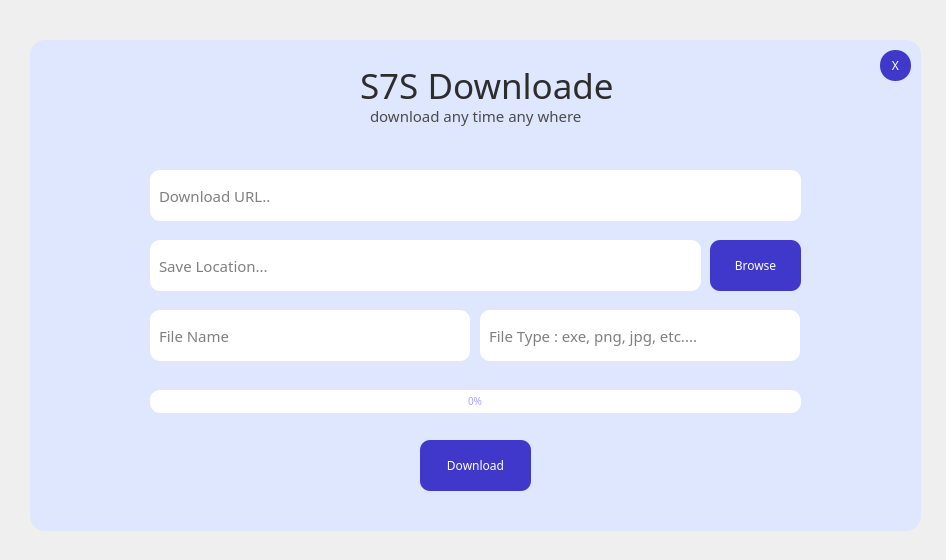
<?xml version="1.0" encoding="UTF-8"?>
<ui version="4.0">
 <class>Form</class>
 <widget class="QWidget" name="Form">
  <property name="geometry">
   <rect>
    <x>0</x>
    <y>0</y>
    <width>946</width>
    <height>560</height>
   </rect>
  </property>
  <property name="windowTitle">
   <string>Form</string>
  </property>
  <property name="styleSheet">
   <string notr="true">::placeholder{
	margin-left: 10px;
}</string>
  </property>
  <widget class="QWidget" name="widget" native="true">
   <property name="geometry">
    <rect>
     <x>30</x>
     <y>40</y>
     <width>891</width>
     <height>491</height>
    </rect>
   </property>
   <property name="styleSheet">
    <string notr="true">background-color: #dee7fd;
border-radius: 15px;</string>
   </property>
   <widget class="QLabel" name="label">
    <property name="geometry">
     <rect>
      <x>330</x>
      <y>20</y>
      <width>256</width>
      <height>51</height>
     </rect>
    </property>
    <property name="styleSheet">
     <string notr="true">font-family: Pacifico;
color: #2d2d2d;
font-size: 35px;</string>
    </property>
    <property name="text">
     <string>S7S Downloader</string>
    </property>
   </widget>
   <widget class="QLabel" name="label_2">
    <property name="geometry">
     <rect>
      <x>340</x>
      <y>50</y>
      <width>231</width>
      <height>51</height>
     </rect>
    </property>
    <property name="styleSheet">
     <string notr="true">font-family: Poppins, san-serif;
color: #4b4b4b;
font-size: 15px;</string>
    </property>
    <property name="text">
     <string>download any time any where</string>
    </property>
   </widget>
   <widget class="QLineEdit" name="lineEdit">
    <property name="geometry">
     <rect>
      <x>120</x>
      <y>130</y>
      <width>651</width>
      <height>51</height>
     </rect>
    </property>
    <property name="styleSheet">
     <string notr="true">background-color: white;
border-radius: 10px;
font-size: 15px;
font-family: poppins,sans-serif;
padding-left: 7px;</string>
    </property>
    <property name="placeholderText">
     <string comment="10">Download URL..</string>
    </property>
   </widget>
   <widget class="QLineEdit" name="lineEdit_2">
    <property name="geometry">
     <rect>
      <x>120</x>
      <y>200</y>
      <width>551</width>
      <height>51</height>
     </rect>
    </property>
    <property name="styleSheet">
     <string notr="true">background-color: white;
border-radius: 10px;
font-size: 15px;
font-family: poppins,sans-serif;
padding-left: 7px;</string>
    </property>
    <property name="placeholderText">
     <string comment="10">Save Location...</string>
    </property>
   </widget>
   <widget class="QPushButton" name="pushButton">
    <property name="geometry">
     <rect>
      <x>680</x>
      <y>200</y>
      <width>91</width>
      <height>51</height>
     </rect>
    </property>
    <property name="cursor">
     <cursorShape>PointingHandCursor</cursorShape>
    </property>
    <property name="styleSheet">
     <string notr="true">QPushButton{
background-color: #3f38cb;
border-radius: 10px;
color: white;
font-family: poppins, sans-serif;
font-weight: Medium;
font-size: 12px;
}

QPushButton:hover{
	background-color:#2e2a9c ;
}</string>
    </property>
    <property name="text">
     <string>Browse</string>
    </property>
   </widget>
   <widget class="QProgressBar" name="progressBar">
    <property name="geometry">
     <rect>
      <x>120</x>
      <y>350</y>
      <width>651</width>
      <height>23</height>
     </rect>
    </property>
    <property name="styleSheet">
     <string notr="true">QProgressBar{
color:#a5a0ff ;
background-color: white;
border-radius: 10px;
font-size: 10px;
text-align: center;
font-family: poppins,sans-serif;
}
QProgressBar::chunk {
 background-color: #3f38cb; 
 border-radius: 10px;
}

</string>
    </property>
    <property name="value">
     <number>0</number>
    </property>
   </widget>
   <widget class="QPushButton" name="pushButton_2">
    <property name="geometry">
     <rect>
      <x>390</x>
      <y>400</y>
      <width>111</width>
      <height>51</height>
     </rect>
    </property>
    <property name="cursor">
     <cursorShape>PointingHandCursor</cursorShape>
    </property>
    <property name="styleSheet">
     <string notr="true">QPushButton{
background-color: #3f38cb;
border-radius: 10px;
color: white;
font-family: poppins, sans-serif;
font-weight: Medium;
font-size: 12px;
}

QPushButton:hover{
	background-color:#2e2a9c ;
}</string>
    </property>
    <property name="text">
     <string>Download</string>
    </property>
   </widget>
   <widget class="QPushButton" name="pushButton_3">
    <property name="geometry">
     <rect>
      <x>850</x>
      <y>10</y>
      <width>31</width>
      <height>31</height>
     </rect>
    </property>
    <property name="cursor">
     <cursorShape>PointingHandCursor</cursorShape>
    </property>
    <property name="styleSheet">
     <string notr="true">QPushButton{
background-color: #3f38cb;
border-radius: 15px;
color: white;
font-family: poppins, sans-serif;
font-weight: Medium;
font-size: 12px;
}

QPushButton:hover{
	background-color:#2e2a9c ;
}</string>
    </property>
    <property name="text">
     <string>X</string>
    </property>
   </widget>
   <widget class="QLineEdit" name="lineEdit_3">
    <property name="geometry">
     <rect>
      <x>120</x>
      <y>270</y>
      <width>320</width>
      <height>51</height>
     </rect>
    </property>
    <property name="styleSheet">
     <string notr="true">background-color: white;
border-radius: 10px;
font-size: 15px;
font-family: poppins,sans-serif;
padding-left: 7px;</string>
    </property>
    <property name="placeholderText">
     <string comment="10">File Name</string>
    </property>
   </widget>
   <widget class="QLineEdit" name="lineEdit_4">
    <property name="geometry">
     <rect>
      <x>450</x>
      <y>270</y>
      <width>320</width>
      <height>51</height>
     </rect>
    </property>
    <property name="styleSheet">
     <string notr="true">background-color: white;
border-radius: 10px;
font-size: 15px;
font-family: poppins,sans-serif;
padding-left: 7px;</string>
    </property>
    <property name="placeholderText">
     <string comment="10">File Type : exe, png, jpg, etc....</string>
    </property>
   </widget>
   <widget class="QLabel" name="label_3">
    <property name="geometry">
     <rect>
      <x>290</x>
      <y>30</y>
      <width>41</width>
      <height>41</height>
     </rect>
    </property>
    <property name="text">
     <string/>
    </property>
    <property name="pixmap">
     <pixmap>down-icon.png</pixmap>
    </property>
   </widget>
   <widget class="QLabel" name="label_4">
    <property name="geometry">
     <rect>
      <x>590</x>
      <y>30</y>
      <width>41</width>
      <height>41</height>
     </rect>
    </property>
    <property name="text">
     <string/>
    </property>
    <property name="pixmap">
     <pixmap>down-icon.png</pixmap>
    </property>
   </widget>
   <zorder>label_2</zorder>
   <zorder>lineEdit</zorder>
   <zorder>lineEdit_2</zorder>
   <zorder>pushButton</zorder>
   <zorder>progressBar</zorder>
   <zorder>pushButton_2</zorder>
   <zorder>pushButton_3</zorder>
   <zorder>lineEdit_3</zorder>
   <zorder>lineEdit_4</zorder>
   <zorder>label_3</zorder>
   <zorder>label_4</zorder>
   <zorder>label</zorder>
  </widget>
 </widget>
 <resources/>
 <connections/>
</ui>
